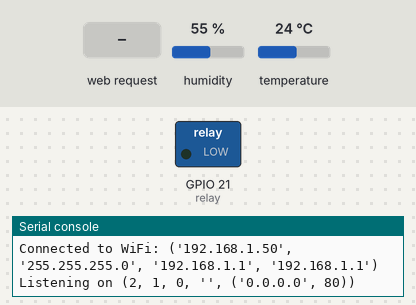
Simulated run of this program. Board: ESP32 board running MicroPython. Parts: switched loads named in the program (green lamp = pin HIGH), the last lines printed to the serial console. The test bench sets the inputs (shaded band); at power-on: humidity 55 %, temperature 24 °C. WiFi joins after 1.5 s.

Above: at 3.2 s.
3.3 s: HTTP request GET /toggle_light received
At 4.0 s:
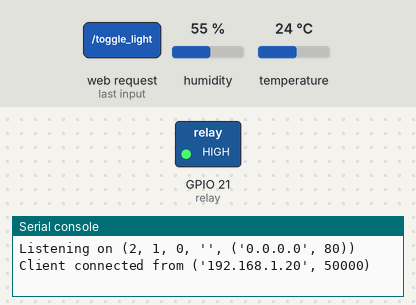
Timing chart, 0 to 6.3 s (numbered marks = the images above; inputs shaded):
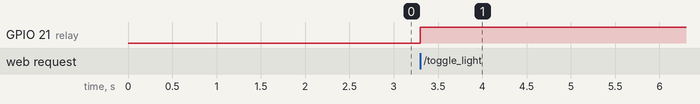

Measured:
- after the input at 3.3 s, GPIO 21 (relay): LOW → HIGH at once

The program:

app.py
```python
import network
import socket
import machine
import time
from machine import Pin
from dht import DHT22

# Wi-Fi credentials
SSID = 'your_SSID'
PASSWORD = 'your_PASSWORD'

# Setup sensors
dht_sensor = DHT22(Pin(22))
motion_sensor = Pin(23, Pin.IN)
relay = Pin(21, Pin.OUT)

# Connect to Wi-Fi
def connect_wifi():
    wlan = network.WLAN(network.STA_IF)
    wlan.active(True)
    wlan.connect(SSID, PASSWORD)

    while not wlan.isconnected():
        print("Connecting to WiFi...")
        time.sleep(1)
    print("Connected to WiFi:", wlan.ifconfig())

# Read temperature and humidity
def read_dht():
    dht_sensor.measure()
    temperature = dht_sensor.temperature()
    humidity = dht_sensor.humidity()
    return temperature, humidity

# HTML for the dashboard
def web_page():
    temperature, humidity = read_dht()
    motion_detected = motion_sensor.value()
    light_status = "ON" if relay.value() == 1 else "OFF"

    html = f"""
    <html>
    <head>
        <title>CAM CAM/title>
        <style>
            body {{ font-family: Arial, sans-serif; }}
            .card {{ border: 1px solid #ccc; border-radius: 5px; padding: 15px; margin: 10px; }}
            .container {{ display: flex; flex-wrap: wrap; }}
            .card {{ flex: 1; min-width: 200px; }}
            .btn {{ padding: 10px 15px; background-color: #007BFF; color: white; border: none; border-radius: 5px; }}
        </style>
    </head>
    <body>
        <h1>CAM CAM DASH</h1>
        <div class="container">
            <div class="card">
                <h2>Temperature</h2>
                <p>{temperature} °C</p>
            </div>
            <div class="card">
                <h2>Humidity</h2>
                <p>{humidity} %</p>
            </div>
            <div class="card">
                <h2>Motion Detection</h2>
                <p>{'Detected' if motion_detected else 'Not Detected'}</p>
            </div>
            <div class="card">
                <h2>Light Control</h2>
                <p>Status: {light_status}</p>
                <button class="btn" onclick="toggle_light()">Toggle Light</button>
            </div>
        </div>
        <script>
            function toggle_light() {{
                fetch('/toggle_light');
                location.reload();
            }}
        </script>
    </body>
    </html>
    """
    return html

# Start the web server
def start_server():
    addr = socket.getaddrinfo('0.0.0.0', 80)[0]
    s = socket.socket()
    s.bind(addr)
    s.listen(1)
    print('Listening on', addr)

    while True:
        cl, addr = s.accept()
        print('Client connected from', addr)
        request = cl.recv(1024)
        request = str(request)
        if '/toggle_light' in request:
            relay.value(not relay.value())
        response = web_page()
        cl.send('HTTP/1.0 200 OK\r\nContent-type: text/html\r\n\r\n')
        cl.send(response)
        cl.close()

# Main function
def main():
    connect_wifi()
    start_server()

if __name__ == '__main__':
    main()
```
